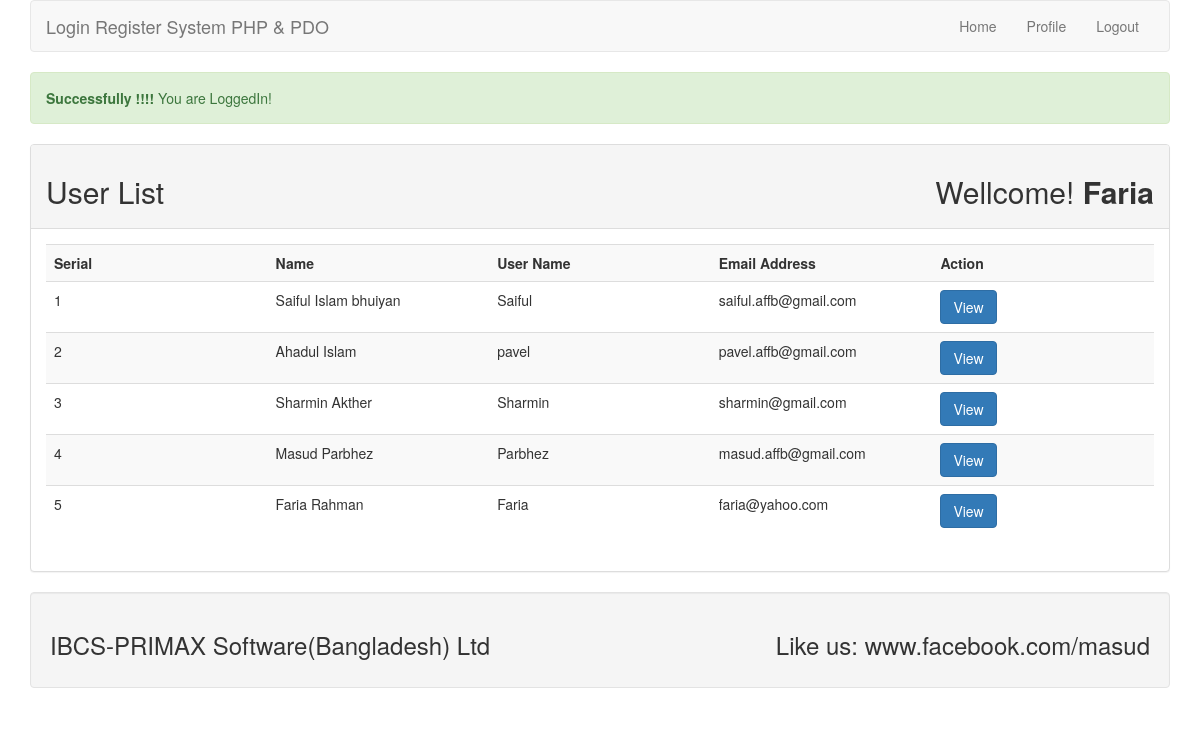
The page /index.php (signed in) on the database its author committed.
### tables this page shows
CREATE TABLE `lr_user` (
  `id` int(11) NOT NULL,
  `name` varchar(255) DEFAULT NULL,
  `username` varchar(255) DEFAULT NULL,
  `email` varchar(255) DEFAULT NULL,
  `password` varchar(255) DEFAULT NULL
);

### lib/Session.php (called while the page is built, shortened)
<?php
	class Session{
		public static function get($key) {
			if (isset($_SESSION[$key])) {
				return $_SESSION[$key];
			} else {
				return false;
			}
		}
	}
?>

### lib/User.php (called while the page is built, shortened)
<?php
include_once 'Session.php';
include'Database.php';
class User{
		private $db;
		public function __construct(){
			$this->db= new Database();
		}
		public function getUserData() {
			$sql = "SELECT * FROM lr_user ORDER BY id DESC";
			$query =$this->db->pdo->prepare($sql);
			$query->execute();
			$result =$query->fetchAll();
			return $result;
		}
	}
?>

### lib/Database.php (called while the page is built)
<?php
	class Database{
		private $hostdb = "localhost";
		private $userdb = "root";
		private $passdb = "";
		private $namedb = "lr";
			public $pdo;
	public function __construct(){
	if (!isset($this->pdo)) {
	try {
	$link = new PDO("mysql:host=".$this->hostdb.";
		dbname=".$this->namedb,$this->userdb,$this->passdb);
	$link->setAttribute(PDO::ATTR_ERRMODE,PDO::ERRMODE_EXCEPTION);
	$link-> exec("SET CHARACTER SET utf8");
	$this->pdo =$link;
	}catch (PDOException $e) {
	die("Failed to connect with Database ".$e->getMessage());
				}
			}
		}
	}
?>

### index.php (the view, shortened to what this page needs)
<?php
	include 'inc/header.php';
	include 'lib/User.php';
 ?>
 <?php
 $loginmag = Session::get("loginmsg");
 	if (isset($loginmag)) {
 		echo $loginmag;
 	}
 ?>
				<div class="panel panel-default">
					<div class="panel-heading">
						<h2>User List<span class="pull-right">Wellcome!<strong>
						<?php
						$username = Session::get("username");
						if (isset($username)) {
							echo $username;
						}
						?>
					</strong></span></h2>
					</div>
					<div class="panel-body">
						<table class="table table-striped">
							<th width="20%">Serial</th>
							<th width="20%">Name</th>
							<th width="20%">User Name</th>
							<th width="20%">Email Address</th>
							<th width="20%">Action</th>
			<?php
				$user = new User();
				$userdata = $user->getUserData();
				if ($userdata) {
					$i = 0;
					foreach ($userdata as $sdata) {
					$i++;
			?>
							<tr>
								<td><?php echo $i; ?></td>
								<td><?php echo $sdata['name']; ?></td>
								<td><?php echo $sdata['username']; ?></td>
								<td><?php echo $sdata['email']; ?></td>
								<td>
									<a class ="btn btn-primary" href="profile.php?id=<?php echo $sdata['id']; ?>">View</a>
								</td>
							</tr>
						<?php } } else {?>
						<tr><td colspan="5"><h2>User Data not found.....</h2></td></tr>
						<?php } ?>
						</table>
					</div>
					</div>
<?php
	include 'inc/footer.php';
 ?>

### inc/header.php (shortened to what this page needs)
<?php
		$filepath =realpath(dirname(__FILE__));
		include_once $filepath.'/../lib/Session.php';
?>
<!DOCTYPE html>
<html>
<head>
	<link rel="stylesheet" type="text/css" href="inc/bootstrap.min.css">
</head>
	<body>
		<div class="container">
			<nav class="navbar navbar-default">
				<div class="container-fluid">
					<div class="navbar-header">
						<a class="navbar-brand" href="index.php">Login Register System PHP & PDO</a>
					</div>
						<ul class="nav navbar-nav pull-right">
							<?php
								$id = Session::get("id");
								$userlogin = Session::get("login");
								if ($userlogin == true) { ?>
									<li><a href="index.php">Home</a></li>
									<li><a href="profile.php?id=<?php echo $id; ?>">Profile</a></li>
									<li><a href="?action=logout">Logout</a></li>
									<?php } else { ?>
									<li><a href="login.php">Login</a></li>
									<li><a href="register.php">Register</a></li>
							<?php } ?>
						</ul>
				</div>
			</nav>

### inc/footer.php
				<div class="well">
					<h3>IBCS-PRIMAX Software(Bangladesh) Ltd
					<span class="pull-right">Like us: www.facebook.com/masud</span>
					</h3>
				</div>
		</div>
	</body>
</html>

### rows shown on the page
lr_user: name "Saiful Islam bhuiyan", username "Saiful", email "saiful.affb@gmail.com"
lr_user: name "Ahadul Islam", username "pavel", email "pavel.affb@gmail.com"
lr_user: name "Sharmin Akther", username "Sharmin", email "sharmin@gmail.com"
lr_user: name "Masud Parbhez", username "Parbhez", email "masud.affb@gmail.com"
lr_user: name "Faria Rahman", username "Faria", email "faria@yahoo.com"

### other values the page prints
$loginmag "Successfully !!!! You are LoggedIn!"
$username "Faria"
